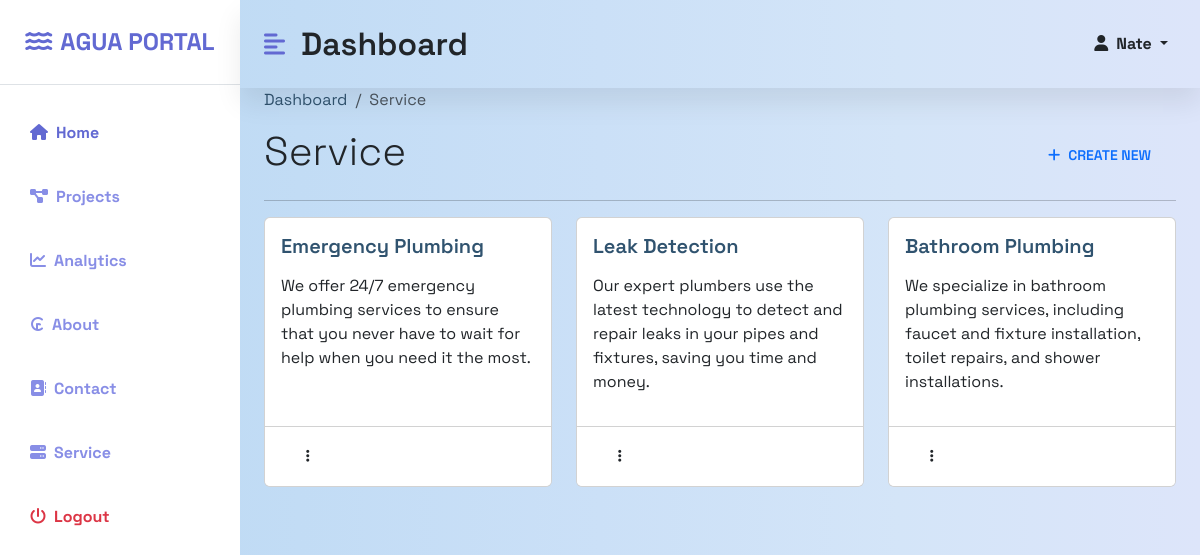
Page /service-list/ (signed in) on the committed database.
### base/models.py (models this page shows, shortened)
class Service(models.Model):
    title = models.CharField(max_length=100)
    content = RichTextUploadingField(blank=True, null=True)
    author = models.ForeignKey(User, on_delete= models.CASCADE)
    card_number = models.IntegerField(validators=[MaxValueValidator(3)], default=0)
    created_at = models.DateTimeField(auto_now_add= True)
    updated_at = models.DateTimeField(auto_now=True)
    slug = models.SlugField(unique=True)

### base/views.py (the view)
# urls.py: path('service-list/', ServiceList.as_view(), name='service-list'),
class ServiceList(LoginRequiredMixin, ListView):
    model = Service
    template_name = 'service/service-list.html'
    def get_context_data(self, **kwargs):
        context = super().get_context_data(**kwargs)
        context['aboutus'] = About.objects.first()
        context['services'] = Service.objects.all()
        context['contacts'] = Contact.objects.all()
        return context

### base/templates/service/service-list.html (shortened to what this page needs)
{% extends "base.html" %}
{% block content %}
<div class="d-flex" id="wrapper">
    <div class="bg-white" id="sidebar-wrapper">
        <div class="sidebar-heading text-center py-4 primary-text fs-4 fw-bold text-uppercase border-bottom"><i
                class="fas fa-water me-2"></i>Agua Portal</div>
        <div class="list-group list-group-flush my-3">
            <a href="{% url 'Home' %}"
                class="list-group-item list-group-item-action bg-transparent second-text active"><i
                    class="fas fa-home-alt me-2"></i>Home</a>
            <a href="{% url 'menu-list' %}"
                class="list-group-item list-group-item-action bg-transparent second-text fw-bold"><i
                    class="fas fa-project-diagram me-2"></i>Projects</a>
            <a href="#" class="list-group-item list-group-item-action bg-transparent second-text fw-bold"><i
                    class="fas fa-chart-line me-2"></i>Analytics</a>
            <a href="{% url 'about-list' %}"
                class="list-group-item list-group-item-action bg-transparent second-text fw-bold"><i
                    class="fas fa-cruzeiro-sign me-2"></i>About</a>
            <a href="{% url 'contact-list' %}"
                class="list-group-item list-group-item-action bg-transparent second-text fw-bold"><i
                    class="fas fa-contact-book me-2"></i>Contact</a>
            <a href="{% url 'service-list' %}"
                class="list-group-item list-group-item-action bg-transparent second-text fw-bold"><i
                    class="fas fa-server me-2"></i>Service</a>
            <a href="#" class="list-group-item list-group-item-action bg-transparent text-danger fw-bold"><i
                    class="fas fa-power-off me-2"></i>Logout</a>
        </div>
    </div>
    <div id="page-content-wrapper">
        <nav class="navbar navbar-expand-lg navbar-light bg-transparent py-4 px-4">
            <div class="d-flex align-items-center">
                <i class="fas fa-align-left primary-text fs-4 me-3" id="menu-toggle"></i>
                <a href="{% url 'dashboard' %}">
                    <h2 class="fs-2 m-0">Dashboard</h2>
                </a>
            </div>
            <div class="collapse navbar-collapse" id="navbarSupportedContent">
                <ul class="navbar-nav ms-auto mb-2 mb-lg-0 ">
                    <li class="nav-item dropdown">
                        <a class="nav-link dropdown-toggle second-text fw-bold" href="#" id="navbarDropdown"
                            role="button" data-bs-toggle="dropdown" aria-expanded="false">
                            <i class="fas fa-user me-2"></i>{{request.user.username | title}}
                        </a>
                    </li>
                </ul>
            </div>
        </nav>
        <div class="container-fluid px-4">
            <nav aria-label="breadcrumb">
                <ol class="breadcrumb">
                    <li class="breadcrumb-item"><a href="{% url 'dashboard' %}">Dashboard</a></li>
                    <li class="breadcrumb-item active" aria-current="page">Service</li>
                </ol>
            </nav>
            <section class="menu">
                <div class="d-flex justify-content-between">
                    <h1 class="fw-light">Service</h1>
                    <a class="btn text-primary rounded-5 pt-3" href="{% url 'create-service' %}"><i
                            class="fa-solid fa-plus me-2"></i>Create New</a>
                </div>
                <hr>
                <div class="row row-cols-1 row-cols-md-3 g-4">
                    {% for service in services %}
                    <div class="col">
                        <div class="card project-card h-100">
                            <div class="card-body">
                                <a class="text-decoration-none" href="{% url 'service-update' service.slug %}">
                                    <h5 class="card-title">{{service.title}}</h5>
                                </a>
                                <p class="card-text">{{service.content | safe}}</p>
                            </div>
                            <div class="card-footer bg-white">
                                <div class="d-flex justify-content-between align-items-center">
                                    <div class="text-muted">
                                        <div class="btn-group me-auto">
                                            <button class="btn rounded-5 bg-outline-secondary" type="button" id="triggerId"
                                                data-bs-toggle="dropdown" aria-haspopup="true" aria-expanded="false">
                                                <i class="fa-solid fa-ellipsis-vertical"></i>
                                            </button>
                                        </div>
                                    </div>
                                </div>
                            </div>
                        </div>
                    </div>
                    {% endfor %}
                </div>
            </section>
        </div>
    </div>
</div>
{% endblock content %}

### static/styles/main.css (style rules this page uses)
:root { --c-dark: #212529; --c-brand: #30536F; --c-brand-light: #45759c; --c-brand-rgb: 78, 87, 212; --c-body: #727272; --box-shadow: 0px 15px 25px rgba(0,0,0,0.08); --transition: all 0.5s ease; --main-bg-color: #5e66d1; --main-text-color: #6269d2; --second-text-color: #888ee6; --second-bg-color: #c6c9f5; }
body { font-family: 'Space Grotesk', sans-serif; }
h1, h2, h3,h4, h5, h6, .h1, .h2, .h3, .h4, .h5, .h6 { font-weight: 600; color: var(--c-dark); }
a { text-decoration: none; color: var(--c-brand); transition: var(--transition); }
.navbar { box-shadow: var(--box-shadow); }
.navbar-nav .nav-link { font-weight: 500; color: var(--c-dark); }
.btn { font-weight: 600; font-size: 14px; text-transform: uppercase; border-radius: 0; padding: 10px 24px; }
.primary-text { color: var(--main-text-color); }
.second-text { color: var(--second-text-color); }
#wrapper { overflow-x: hidden; background-image: linear-gradient( to right, #bad8f3, #c2dcf5, #cbe0f7, #d4e5f8, #dde5fa ); }
#sidebar-wrapper { min-height: 100vh; margin-left: -15rem; -webkit-transition: margin 0.25s ease-out; -moz-transition: margin 0.25s ease-out; -o-transition: margin 0.25s ease-out; transition: margin 0.25s ease-out; }
#sidebar-wrapper .sidebar-heading { padding: 0.875rem 1.25rem; font-size: 1.2rem; }
#sidebar-wrapper .list-group { width: 15rem; }
#page-content-wrapper { min-width: 100vw; }
#menu-toggle { cursor: pointer; }
.list-group-item { border: none; padding: 20px 30px; }
.list-group-item.active { background-color: transparent; color: var(--main-text-color); font-weight: bold; border: none; }
@media (min-width: 769px) { #sidebar-wrapper { margin-left: 0; } }
@media (min-width: 769px) { #page-content-wrapper { min-width: 0; width: 100%; } }

### rows in the picture
Service: title "Emergency Plumbing", content "We offer 24/7 emergency plumbing services to ensure that you never have to wait for help when you need it the most."
Service: title "Leak Detection", content "Our expert plumbers use the latest technology to detect and repair leaks in your pipes and fixtures, saving you time and money."
Service: title "Bathroom Plumbing", content "We specialize in bathroom plumbing services, including faucet and fixture installation, toilet repairs, and shower installations."

### other values in the picture
{{ request.user.username | title }} "Nate"
